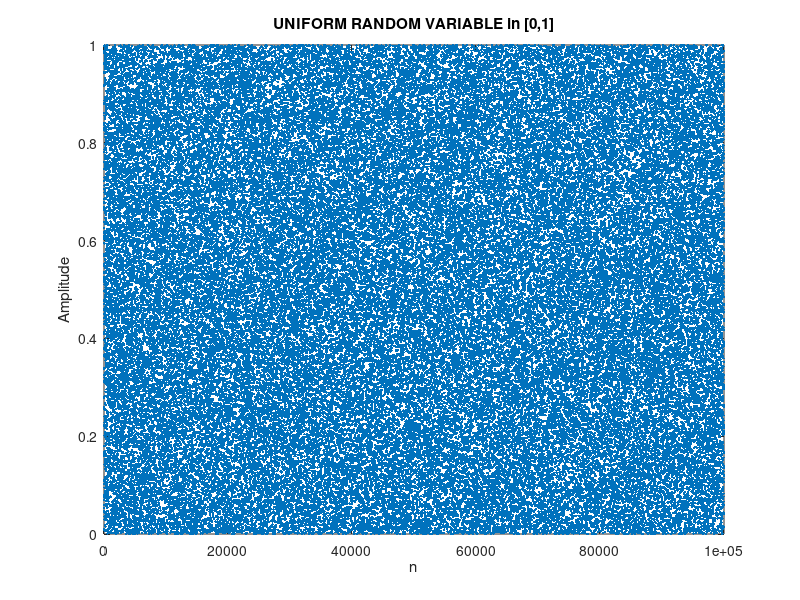
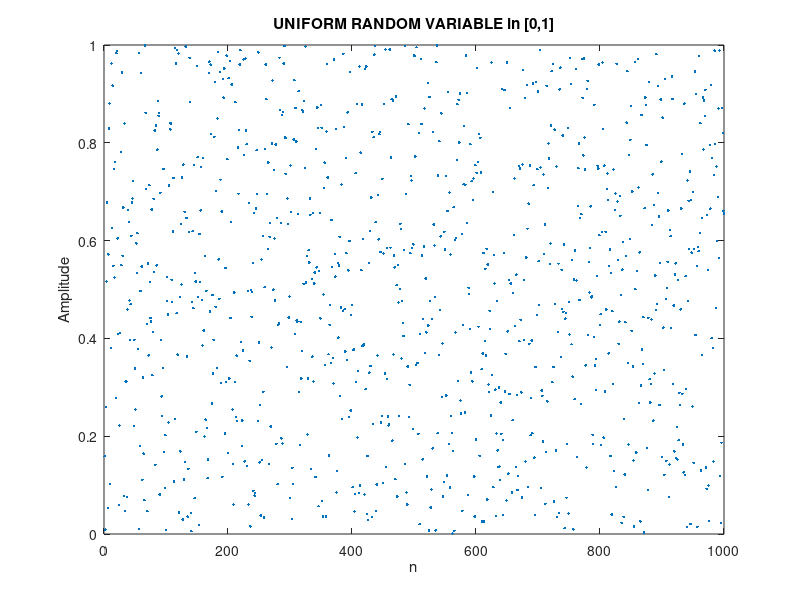

MATLAB code for these plots, in order: (Note: this script raises an error after producing the figures.)

% Generation of uniform random variable in [0,1]
%  Uniform variable, histogram, PDF and CDF.

clear all;
close all;

N=100000; % Number of values
X=rand(1,N);
plot(X,'.')
xlabel('n')
ylabel('Amplitude')
title('UNIFORM RANDOM VARIABLE in [0,1]')
figure
plot(X(1:1000),'.')
title('UNIFORM RANDOM VARIABLE in [0,1]')
ylabel('Amplitude')
xlabel('n')

NN=80;
R1=-0.5;
R2=1.5;

% figure(10)
CDF=cum_distrib_function(X,N,NN,R1,R2);
% plot(bin_centers,CDF)

figure(20)
PDF=plot_prob_density_function(X,N,NN,R1,R2);
hold on


r=R2-R1;       % Length of the range
delta=r/NN;  %bin width
bin_centers=R1+delta/2:delta:R2-delta/2;

% for ind=1:NN
%     if bin_centers(ind)<0
%         PDF_analytic(ind)=0;
%     elseif bin_centers(ind)>1
%         PDF_analytic(ind)=0;
%     else
%         PDF_analytic(ind)=1;
%     end
% end

for ind=1:NN
    if (bin_centers(ind)<0) || (bin_centers(ind)>1)
        PDF_analytic(1,ind)=0;
    else
        PDF_analytic(1,ind)=1;
    end
end


plot(bin_centers,PDF_analytic)
